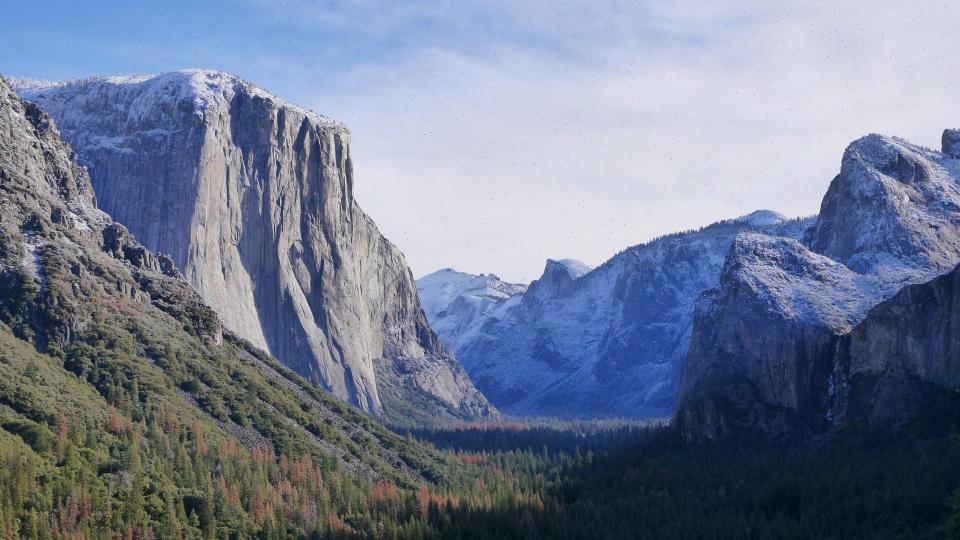
#> input picture images/dominantcol/sp/1.png, 1920 x 1080 px, given as the content of the folder images/FewCol, which was not available (shown at 1/2 size)
$ python generateNoiseImages.py   (Python 2 division)
#> lines starting #> are read from the running program, lines starting #| are printed output that depends on the picture; pictures that were not available may be replaced by others from this repository, and a replacement may not be noted
###################################################
#                      GC PROJECT                 #
#   Contributors: Chelu Georgiana                 #
#                 Ghidel Adrian                   #
#                 Olteanu Denisa                  #
#                                                 #
###################################################
#                                                 #
#               IMAGE DENOISING                   #
#                                                 #
###################################################
#               GENERATE NOISE                    #
###################################################

#IMPORTS:

import sys
sys.path.append('/usr/local/lib/python2.7/dist-packages/')

import cv2
import numpy as np
import glob
import random

###################################################
#GLOBALS
random.seed()
GRANULARITY = 5000

###################################################
#FUNCTIONS
def addSP(image):
    row, col, ch = image.shape
    s_vs_p = 0.2
    amount = random.randint(2, 8) / GRANULARITY
    sp_image = np.copy(image)
    # Salt mode
    num_salt = np.ceil(amount * image.size * s_vs_p)
    coords = [np.random.randint(0, i - 1, int(num_salt))
              for i in image.shape]
    sp_image[coords] = 1

    # Pepper mode
    num_pepper = np.ceil(amount * image.size * (1. - s_vs_p))
    coords = [np.random.randint(0, i - 1, int(num_pepper))
              for i in image.shape]
    sp_image[coords] = 0
    return sp_image

def addGauss(image):
    row, col, ch = image.shape
    mean = 0
    var = random.randint(100, 170)
    sigma = var ** 0.5
    gauss = np.random.normal(mean, sigma, (row, col, ch))
    gauss = gauss.reshape(row, col, ch)
    #normalize matrix [0;255]
    i = image + gauss
    return i

def noiseBatch(images, type):
    result = []
    print images
    for img in images:
        noise_img = img
        if type == "sp":
            noise_img = addSP(img)
        elif type == "gauss":
            noise_img = addGauss(img)
        result.append(noise_img)
    return result


###################################################
# IMAGES

###Dominant color batch
dom_batch = []
dom_glob = glob.glob("/home/gia/Documents/Master/GC/GC-project/images/DominantCol/*.png");
print dom_glob
for tfile in dom_glob:
    image = cv2.imread(tfile)
    dom_batch.append(image)

print dom_batch

###Few colors batch
few_batch = []
few_glob = glob.glob("images/FewCol/*.png");
for tfile in few_glob:
    print(tfile)
    image = cv2.imread(tfile)
#> image is the input picture: shape (1080, 1920, 3); mean B, G, R 147.1, 125, 114.3
    few_batch.append(image)

###Many colors batch
many_batch = []
many_glob = glob.glob("images/ManyCol/*.png");
for tfile in many_glob:
    print(tfile)
    image = cv2.imread(tfile)
    many_batch.append(image)

###People batch
people_batch = []
people_glob = glob.glob("images/People/*.png");
for tfile in people_glob:
    print(tfile)
    image = cv2.imread(tfile)
    people_batch.append(image)

###################################################
# NOISING
##SALT AND PEEPPER + GAUSSIAN
# batch 1
print("\n!!! Starting generating noisy images !!!")
dom_batch_sp_noise = noiseBatch(dom_batch, "sp")
dom_batch_gauss_noise = noiseBatch(dom_batch, "gauss")
print("<- FINISHED NOISING BATCH DOM");

#batch 2
few_batch_sp_noise = noiseBatch(few_batch,"sp")
#> (printed output is left out)
#> few_batch_sp_noise = 1 item
few_batch_gauss_noise = noiseBatch(few_batch,"gauss")
#> (printed output is left out)
#> the loop in noiseBatch (call 4), `for img in images:` made 1 pass
#> (mean in addGauss, var in addGauss, sigma in addGauss) on pass 1: (0, 108, 10.39)
#> pass 1, in addGauss, `gauss = np.random.normal(mean, sigma, (row, col, ch))`:
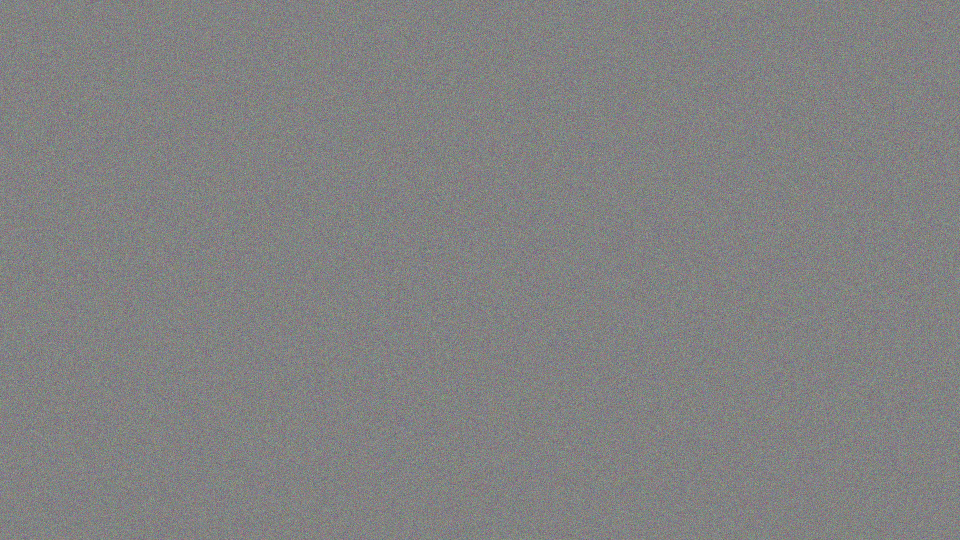
#> gauss: shape (1080, 1920, 3) float64 (shown at 1/2 size); mean of channels 0, 1, 2 0, 0, 0; drawn with min black and max white
#> pass 1, in addGauss, `i = image + gauss`:
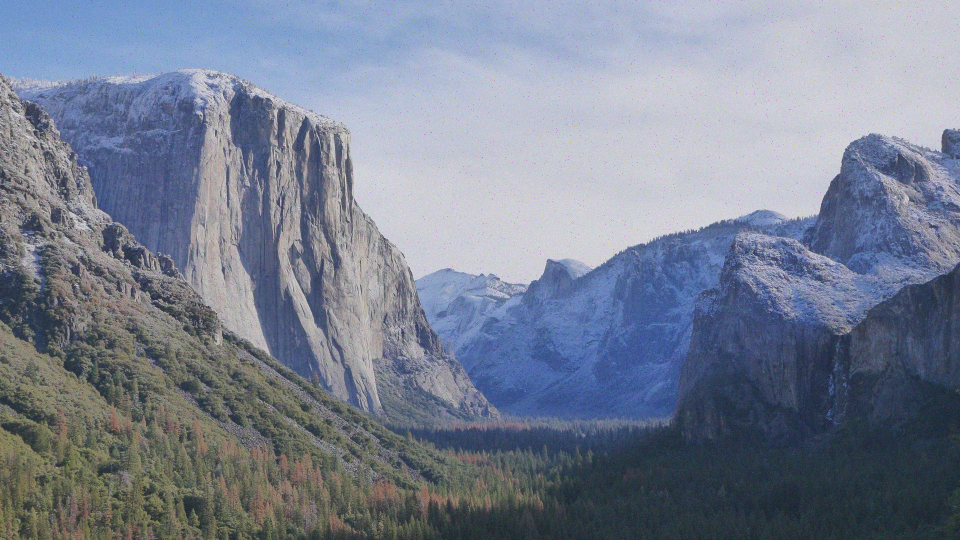
#> i: shape (1080, 1920, 3) float64 (shown at 1/2 size); mean B, G, R 147, 125, 114.4; drawn with min black and max white
#> few_batch_gauss_noise = 1 item
print("<- FINISHED NOISING BATCH FEW");

#batch 3
many_batch_sp_noise = noiseBatch(many_batch,"sp")
#> (printed output is left out)
#> many_batch_sp_noise = 1 item
many_batch_gauss_noise = noiseBatch(many_batch,"gauss")
#> (printed output is left out)
#> many_batch_gauss_noise = 1 item
print("<- FINISHED NOISING BATCH MANY");

#batch 4
people_batch_sp_noise = noiseBatch(people_batch,"sp")
#> (printed output is left out)
#> people_batch_sp_noise = 1 item
people_batch_gauss_noise = noiseBatch(people_batch,"gauss")
#> (printed output is left out)
#> the loop in noiseBatch (call 8), `for img in images:` made 1 pass
#> (mean in addGauss, var in addGauss, sigma in addGauss) on pass 1: (0, 160, 12.65)
#> pass 1, in addGauss (call 3), `gauss = np.random.normal(mean, sigma, (row, col, ch))`:
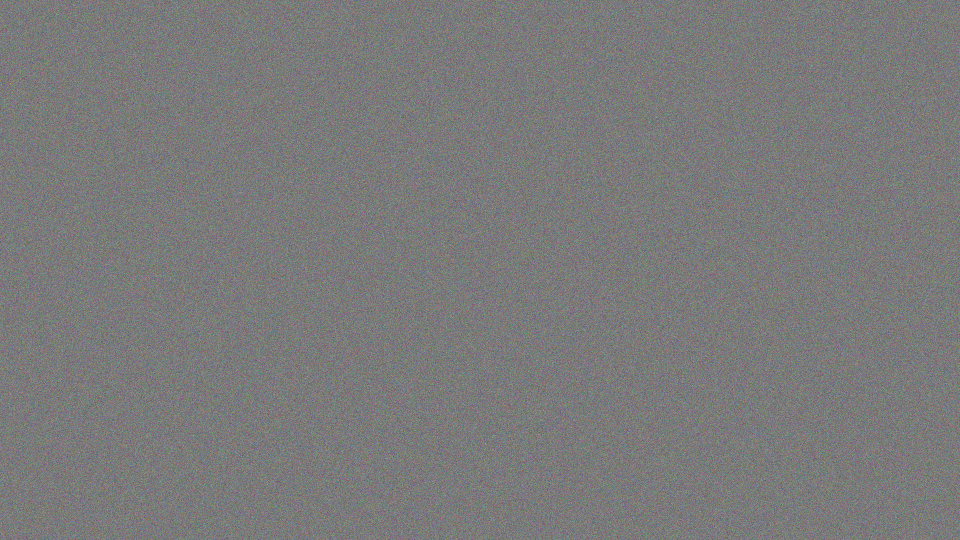
#> gauss: shape (1080, 1920, 3) float64 (shown at 1/2 size); mean of channels 0, 1, 2 0, 0, 0; drawn with min black and max white
#> people_batch_gauss_noise = 1 item
print("<- FINISHED NOISING BATCH PEOPLE");

###################################################
# Write noise image on disk /images/<batch>/<noise_type>

print("-> Writing Images on Disk")
for idx in range(1, 6):
#> (the run stopped early here; a loop or call above may not have finished)
